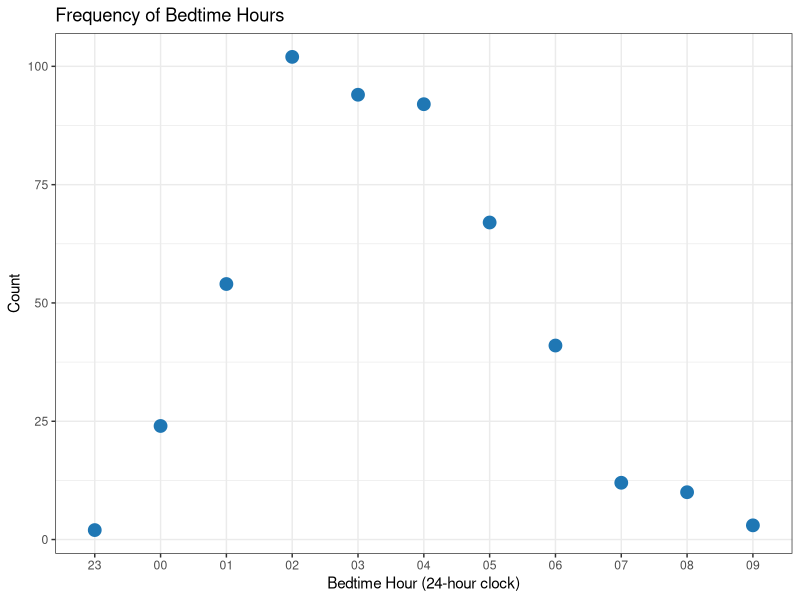
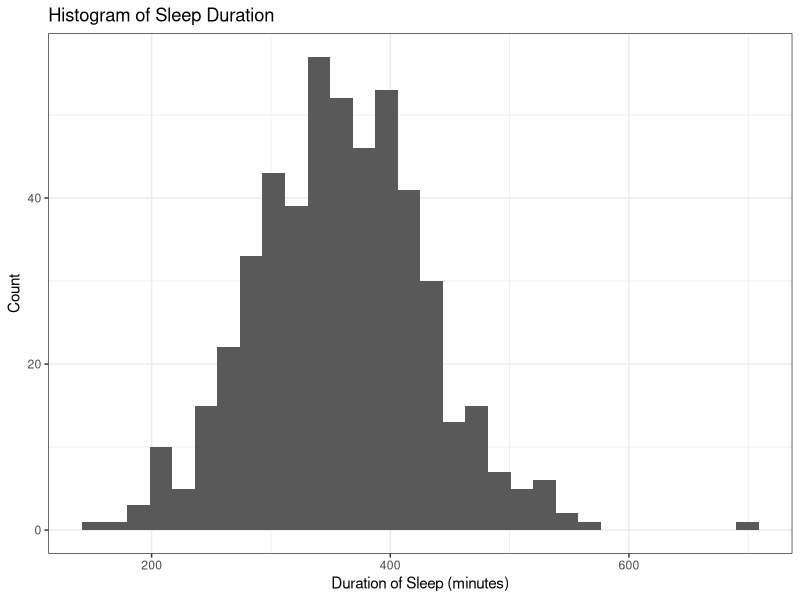
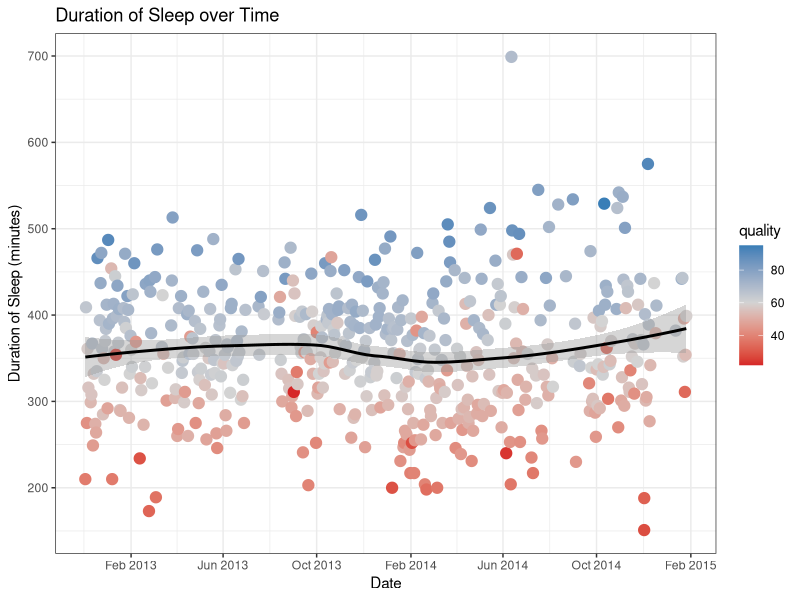
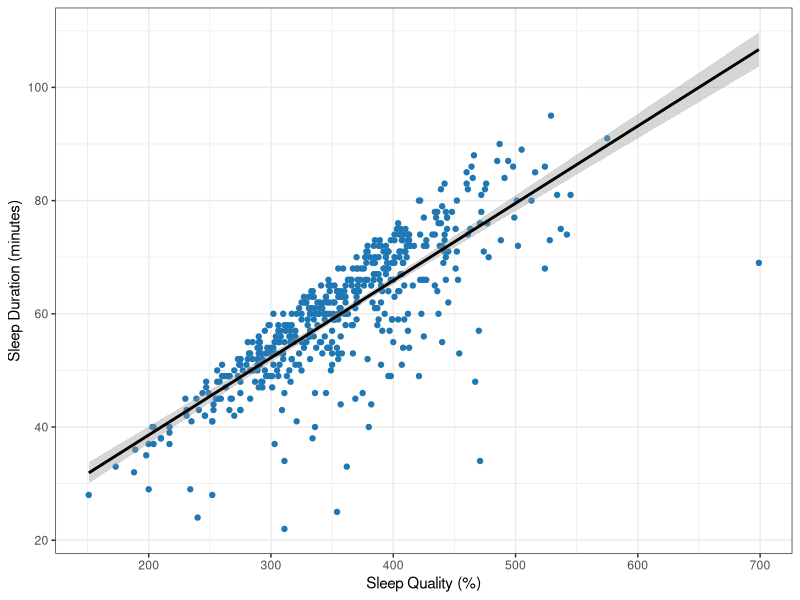

The R script that drew these images, in order:
library(ggplot2)
library(scales)
library(dplyr)
library(grid)

hoursToMinutes <- function(hours) {
    # converts character HH:MM data to total minutes
    # Args: 
    #   hours - a character vector in "HH:MM" format
    # Returns:
    #   elapsedMinutes - a numeric vector
    hoursMinutes <- strsplit(hours, split = ":")
    hours <- as.numeric(hoursMinutes[[1]][1])
    minutes <- as.numeric(hoursMinutes[[1]][2])
    
    elapsedMinutes <- hours * 60 + minutes
    elapsedMinutes
}
## PRE-PROCESSING

df <- read.csv("sleepdata.csv", sep = ";", stringsAsFactors = FALSE)
df <- df[1:4]
names(df) <- c("startTime", "endTime", "quality", "hours")
## convert variables to appropriate classes
df$startTime <- as.POSIXct(df$startTime)
df$endTime <- as.POSIXct(df$endTime)
df$quality <- as.numeric(gsub("%", "", df$quality))
df$minutes <- sapply(df$hours, hoursToMinutes, USE.NAMES = FALSE)
## remove observations before November 2012
df <- filter(df, format(startTime, "%Y-%m") > "2012-11")

## VISUALIZATIONS

## frequency of bedtime hours
bedtimeFreq <- table(format(df$start, "%H"))
bedtimeFreq <- c(bedtimeFreq[length(bedtimeFreq)], bedtimeFreq)
bedtimeFreq <- bedtimeFreq[-length(bedtimeFreq)]
timeLabels <- factor(names(bedtimeFreq), levels = names(bedtimeFreq))
bedtime <- data.frame(Count = bedtimeFreq, Time = timeLabels)

ggplot(bedtime, aes(Time, Count)) +
    geom_point(col = "#1f77b4", size = 4) +
    xlab("Bedtime Hour (24-hour clock)") +
    ggtitle("Frequency of Bedtime Hours") +
    theme_bw()

## frequency of sleep duration
ggplot(df, aes(minutes)) + 
    geom_histogram() +
    ylab("Count") +
    xlab("Duration of Sleep (minutes)") +
    ggtitle("Histogram of Sleep Duration") +
    theme_bw()

## duration of sleep over time
ggplot(df, aes(startTime, minutes)) + 
    ## geoms
    geom_point(aes(col = quality),
               size = 3.5) + 
    geom_smooth(method = "loess",
                col = "black") +
    ## titles
    ylab("Duration of Sleep (minutes)") +
    xlab("Date") +
    ggtitle("Duration of Sleep over Time") +
    ## scales
    scale_color_gradient2(high = "#1f77b4",
                          mid = "light grey",
                          low = "#d62728",
                          midpoint = median(df$quality)) + 
    scale_x_datetime(breaks = "4 months", 
                     labels = date_format("%b %Y")) +
    theme_bw()

## relationship of sleep quality and duration
ggplot(df, aes(minutes, quality)) +
    geom_point(col = "#1f77b4" ) +
    stat_smooth(method = "lm",
                col = "black") +
    xlab("Sleep Quality (%)") +
    ylab("Sleep Duration (minutes)") +
    theme_bw()
